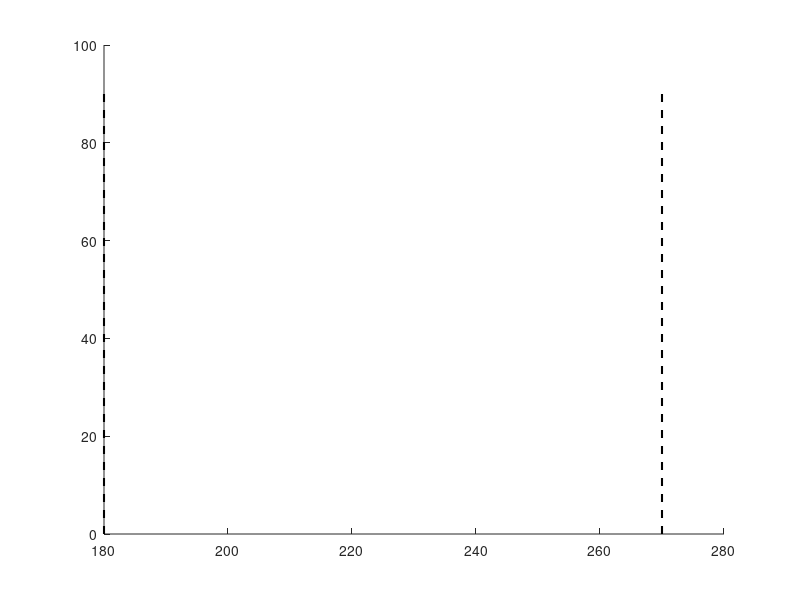

Here is the MATLAB script that generated this plot: (Note: this script raises an error after producing the figure.)
% Script that reproduces Figure 5 of Fulvio, Miao, & Rokers - "Head
% jitter enhances 3D motion perception" - Journal of Vision

%% Figure 5a: percentage target interceptions as a function of binned presented direction for the four levels of lag used in Experiment 2

load AllSubsBinnedInterceptionDataExp2.mat;
% 20 subjects, 4 levels of lag, 21 bins

binsize = 18; % deg
presentedAngleBinCenters = [0:binsize:360];

% some plotting parameters
markerFaceColor = [[112 191 65];[0 128 255];[255 38 0]; [101 67 33]]./255; % lag condition: 0 added lag (14 ms), 1 frame added (27 ms), 2 frames added (40 ms), random
markerEdgeLineWidth = 2;
lineWidth = 1.5;

figure,
hold on,

% start with all of the line elements in the plot 
plot([180 180],[0 90],'k--','LineWidth',lineWidth)
plot([270 270],[0 90],'k--','LineWidth',lineWidth)

for c=1:4
    errbar(presentedAngleBinCenters,avebinnedInterceptions(c,:),sembinnedInterceptions(c,:),'-','Color',markerFaceColor(c,:),'LineWidth',markerEdgeLineWidth)
    plot(presentedAngleBinCenters,avebinnedInterceptions(c,:),'-','LineWidth',markerEdgeLineWidth,'Color',markerFaceColor(c,:))
end

% add in the circular symbols
for c=1:4
    if c==2 || c==4
        plot(presentedAngleBinCenters,avebinnedInterceptions(c,:),'o','MarkerSize',10,'MarkerFaceColor','w','MarkerEdgeColor',markerFaceColor(c,:),'LineWidth',markerEdgeLineWidth) % use an open white symbol for fixed
    elseif c==1 || c==3
        plot(presentedAngleBinCenters,avebinnedInterceptions(c,:),'o','MarkerSize',10,'MarkerFaceColor',markerFaceColor(c,:),'MarkerEdgeColor',markerFaceColor(c,:),'LineWidth',markerEdgeLineWidth)
    end
end

grid off;
axis([-15 370 -5 100])
set(gca,'xtick', [0:90:360]);
set(gca,'ytick', [0:30:90]);
set(gca,'FontSize',18);
set(gca,'LineWidth',1.5)
set(gca,'TickDir','out');
xlabel('Presented direction (deg)')
ylabel('Target Interceptions (%)')
set(gcf,'Color','w');

% Statistical analysis of behavior
load GrandBehavioralDataTableExp2.mat

model = fitlme(dataTable, 'Interceptions ~ LagCondC + (BlockOrderC|Subject)'); 
disp(model) % displays estimated weights and t-stats and p-values associated with comparisons of 1 frame, 2 frame, and mixed lag conditions relative to 0 added lag condition - additional comparisons can be made by changing the reference lag
stats = anova(model) % provides summary F-statistics

%% Figure 5b: sensitivity (d') and bias (c) plots for the off, on, and lagged conditions 

% left plot: sensitivity (d')
load AllSubsdPrimeExp2.mat;

markerFaceColor = [[112 191 65];[0 128 255];[255 38 0]; [101 67 33]]./255; % lag condition: 0 added lag (14 ms), 1 frame added (27 ms), 2 frames added (40 ms), random
markerEdgeLineWidth = 2;
binsize = 15; % deg
presentedAngleBinCenters = [7.5:binsize:360];

% fdr correction comparing the zero added lag condition to the two added
% lags - no comparisons are significant, so the additional possible tests are not
% included here, but could be run using the same approach
for b=1:size(dprime_fortests,3)
    [h,p,ci,stats] = ttest(squeeze(dprime_fortests(1,:,b)),squeeze(dprime_fortests(2,:,b)),'tail','right');  % is sensitivity (d') larger in the zero added lag vs 1 frame added condition as hypothesized?
    binpvals(b) = p;
    
    [h,p,ci,stats] = ttest(squeeze(dprime_fortests(1,:,b)),squeeze(dprime_fortests(3,:,b)),'tail','right');  % is sensitivity (d') larger in the zero added lag vs 2 frames added condition as hypothesized?
    bintwopvals(b) = p;
end

[h, crit_p, adj_ci_cvrg, adj_p]=fdr_bh(binpvals); % default: alpha = 0.05 level
binhs = h;

[h, crit_p, adj_ci_cvrg, adj_p]=fdr_bh(binpvals,.1); % also check 0.1 level for trending when FDR-corrected
binhspt1 = h;

[h, crit_p, adj_ci_cvrg, adj_p]=fdr_bh(bintwopvals); % default: alpha = 0.05 level
bintwohs = h;

[h, crit_p, adj_ci_cvrg, adj_p]=fdr_bh(bintwopvals,.1); % also check 0.1 level for trending when FDR-corrected
bintwohspt1 = h;


% plotting
figure,
hold on,

% start with all the line-based details on the plot
for cc=1:4
    errbar(presentedAngleBinCenters(1:size(dprime_fortests,3)),avedprime(cc,:),semdprime(cc,:),'-','Color',markerFaceColor(cc,:),'LineWidth',markerEdgeLineWidth)
    plot(presentedAngleBinCenters(1:size(dprime_fortests,3)),avedprime(cc,:),'-','LineWidth',2,'Color',markerFaceColor(cc,:))
end

% add in the circular symbols
for cc=1:4
    if cc==2 || cc==4
        plot(presentedAngleBinCenters(1:size(dprime_fortests,3)),avedprime(cc,:),'o','MarkerSize',10,'MarkerFaceColor','w','MarkerEdgeColor',markerFaceColor(cc,:),'LineWidth',markerEdgeLineWidth)
    elseif cc==1 || cc==3
        plot(presentedAngleBinCenters(1:size(dprime_fortests,3)),avedprime(cc,:),'o','MarkerSize',10,'MarkerFaceColor',markerFaceColor(cc,:),'MarkerEdgeColor',markerFaceColor(cc,:),'LineWidth',markerEdgeLineWidth)
    end
end

% because there are no significant comparisons, there are no fdr-corrected
% significance symbols to add

grid off;
axis([-5 90 -.25 2.5])

set(gca,'xtick', [0:45:90]);
set(gca,'ytick', [0:.5:2.5]);
set(gca,'FontSize',18);
set(gca,'LineWidth',1.5)
set(gcf,'Color','w');
set(gca,'TickDir','out');
xlabel('Presented direction (deg)', 'FontSize', 18)
ylabel('Sensitivity (d-prime)', 'FontSize', 18)
axis square



% right plot: bias (c)
load AllSubsBiasExp2.mat;

% fdr correction comparing the zero added lag condition to the two added
% lags - only one comparison is trending, which we do not make much of, so the additional possible tests are not
% included here, but could be run using the same approach
for b=1:size(bias_fortests,3)
    [h,p,ci,stats] = ttest(squeeze(bias_fortests(1,:,b)),squeeze(bias_fortests(2,:,b)),'tail','left');  % is bias (c) smaller in the zero added lag vs 1 frame added condition as hypothesized?
    binpvals(b) = p;
    
    [h,p,ci,stats] = ttest(squeeze(bias_fortests(1,:,b)),squeeze(bias_fortests(3,:,b)),'tail','left');  % is bias (c) smaller in the zero added lag vs 2 frames added condition as hypothesized?
    bintwopvals(b) = p;    
end

[h, crit_p, adj_ci_cvrg, adj_p]=fdr_bh(binpvals); % default: alpha = 0.05 level
binhs = h;

[h, crit_p, adj_ci_cvrg, adj_p]=fdr_bh(binpvals,.1); % also check 0.1 level for trending when FDR-corrected
binhspt1 = h;

[h, crit_p, adj_ci_cvrg, adj_p]=fdr_bh(bintwopvals); % default: alpha = 0.05 level
bintwohs = h;

[h, crit_p, adj_ci_cvrg, adj_p]=fdr_bh(bintwopvals,.1); % also check 0.1 level for trending when FDR-corrected
bintwohspt1 = h;


% plotting
figure,
hold on,

% start with all the line-based details on the plot
for cc=1:4
    errbar(presentedAngleBinCenters(1:size(bias_fortests,3)),avebias(cc,:),sembias(cc,:),'-','Color',markerFaceColor(cc,:),'LineWidth',markerEdgeLineWidth)
    plot(presentedAngleBinCenters(1:size(bias_fortests,3)),avebias(cc,:),'-','LineWidth',2,'Color',markerFaceColor(cc,:))
end

% add in the circular symbols
for cc=1:4
    if cc==2 || cc==4
        plot(presentedAngleBinCenters(1:size(bias_fortests,3)),avebias(cc,:),'o','MarkerSize',10,'MarkerFaceColor','w','MarkerEdgeColor',markerFaceColor(cc,:),'LineWidth',markerEdgeLineWidth)
    elseif cc==1 || cc==3
        plot(presentedAngleBinCenters(1:size(bias_fortests,3)),avebias(cc,:),'o','MarkerSize',10,'MarkerFaceColor',markerFaceColor(cc,:),'MarkerEdgeColor',markerFaceColor(cc,:),'LineWidth',markerEdgeLineWidth)
    end
end

% add fdr-corrected significance symbols - 1 comparison out trending for
% one bin in the zero lag vs. 1 frame added test
for b=1:size(bias_fortests,3)
    if binhs(b)==1 % filled symbols for < .05 level
        plot(presentedAngleBinCenters(b),.65,'ks','MarkerFaceColor','k','MarkerSize',8,'LineWidth',1.5)
    elseif binhspt1(b)==1 % open symbols for < .1 level
        plot(presentedAngleBinCenters(b),.65,'ks','MarkerFaceColor','w','MarkerSize',8,'LineWidth',1.5)
    end
end

grid off;
axis([-5 90 -.1 .7])

set(gca,'xtick', [0:45:90]);
set(gca,'ytick', [-.2:.2:.6]);
set(gca,'FontSize',18);
set(gca,'LineWidth',1.5)
set(gcf,'Color','w');
set(gca,'TickDir','out');
xlabel('Presented direction (deg)', 'FontSize', 18)
ylabel('Bias (c)', 'FontSize', 18)
axis square




%% Figure 5c: head jitter as a function of the three head-tracking conditions

load AllSubsHeadJitterExp2.mat;
% for plotting purposes, we load median head jitter for 17 subjects (data from 3 had to be omitted due to excessive tracking
% errors) x 4 lag conditions
% for statistical purposes, we load the larger data table containing the
% head jitter for each trial on which it could be reliably measured for each subject for each condition with block
% order information included

% left plot: Average median 3D translational head jitter
% plotting parameters
barColor =  [[112 191 65];[0 128 255];[255 38 0]; [101 67 33]]./255; 
lineWidth = 1.5;
barWidth = 0.1;
fontSize = 18;

nSubs = size(Med_Trans_AllSubs,1);

figure,
hold on,

bar(.4,mean(Med_Trans_AllSubs(:,1)), barWidth, 'FaceColor',barColor(1,:),'LineWidth',lineWidth) % zeros frames added (14 ms)
errbar(.4,mean(Med_Trans_AllSubs(:,1)),std(Med_Trans_AllSubs(:,1))/sqrt(nSubs),'k-','LineWidth',lineWidth)
bar(.6,mean(Med_Trans_AllSubs(:,2)), barWidth, 'FaceColor',barColor(2,:),'LineWidth',lineWidth) % 1 frame added (27 ms)
errbar(.6,mean(Med_Trans_AllSubs(:,2)),std(Med_Trans_AllSubs(:,2))/sqrt(nSubs),'k-','LineWidth',lineWidth)
bar(.8,mean(Med_Trans_AllSubs(:,3)), barWidth, 'FaceColor',barColor(3,:),'LineWidth',lineWidth) % 2 frames added (40 ms)
errbar(.8,mean(Med_Trans_AllSubs(:,3)),std(Med_Trans_AllSubs(:,3))/sqrt(nSubs),'k-','LineWidth',lineWidth)
bar(1,mean(Med_Trans_AllSubs(:,4)), barWidth, 'FaceColor',barColor(4,:),'LineWidth',lineWidth) % random/mixed lag condition
errbar(1,mean(Med_Trans_AllSubs(:,4)),std(Med_Trans_AllSubs(:,4))/sqrt(nSubs),'k-','LineWidth',lineWidth)

axis([0.2 1.2 0 8]) 

grid off;
axis square;

set(gca,'FontSize',fontSize);
set(gca,'LineWidth',1.5)
set(gca,'ytick', [0:2:6])
set(gca,'xtick',[.4 .6 .8 1])
set(gca,'xticklabel',{'14','27','40','mixed'});
set(gca,'TickDir','out');
ylabel('Translational jitter (mm)')
xlabel('Lag Condition')
set(gcf,'Color','w');

% statistical analysis - linear mixed effects model that includes block
% order by subject as a random variable
model = fitlme(dataTableTranslationJitterExp2, 'TranslationJitter ~ LagCondC + (BlockOrderC|Subject)'); 
disp(model) % displays estimated weights and t-stats and p-values associated with comparisons of 1 frame, 2 frame, and mixed lag conditions relative to 0 added lag condition - additional comparisons can be made by changing the reference lag
stats = anova(model) % provides summary F-statistics


% right plot: Average median 3D rotational head jitter
% plotting parameters
barColor = [[112 191 65];[0 128 255];[255 38 0]; [101 67 33]]./255; 
lineWidth = 1.5;
barWidth = 0.1;
fontSize = 18;

nSubs = size(Med_Rot_AllSubs,1);

figure,
hold on,

bar(.4,mean(Med_Rot_AllSubs(:,1)), barWidth, 'FaceColor',barColor(1,:),'LineWidth',lineWidth) % zeros frames added (14 ms)
errbar(.4,mean(Med_Rot_AllSubs(:,1)),std(Med_Rot_AllSubs(:,1))/sqrt(nSubs),'k-','LineWidth',lineWidth)
bar(.6,mean(Med_Rot_AllSubs(:,2)), barWidth, 'FaceColor',barColor(2,:),'LineWidth',lineWidth) % 1 frame added (27 ms)
errbar(.6,mean(Med_Rot_AllSubs(:,2)),std(Med_Rot_AllSubs(:,2))/sqrt(nSubs),'k-','LineWidth',lineWidth)
bar(.8,mean(Med_Rot_AllSubs(:,3)), barWidth, 'FaceColor',barColor(3,:),'LineWidth',lineWidth) % 2 frames added (40 ms)
errbar(.8,mean(Med_Rot_AllSubs(:,3)),std(Med_Rot_AllSubs(:,3))/sqrt(nSubs),'k-','LineWidth',lineWidth)
bar(1,mean(Med_Rot_AllSubs(:,4)), barWidth, 'FaceColor',barColor(4,:),'LineWidth',lineWidth) % random/mixed lag condition
errbar(1,mean(Med_Rot_AllSubs(:,4)),std(Med_Rot_AllSubs(:,4))/sqrt(nSubs),'k-','LineWidth',lineWidth)

axis([0.2 1.2 0 125]) 

grid off;
axis square;

set(gca,'FontSize',fontSize);
set(gca,'LineWidth',1.5)
set(gca,'ytick', [0:25:100])
set(gca,'xtick',[.4 .6 .8 1])
set(gca,'xticklabel',{'14','27','40','mixed'});
set(gca,'TickDir','out');
ylabel('Rotational jitter (arcmin)')
xlabel('Viewing Condition')
set(gcf,'Color','w');

% statistical analysis - linear mixed effects model that includes block
% order by subject as a random variable
model = fitlme(dataTableRotationJitterExp2, 'RotationJitter ~ LagCondC + (BlockOrderC|Subject)'); 
disp(model) % displays estimated weights and t-stats and p-values associated with comparisons of 1 frame, 2 frame, and mixed lag conditions relative to 0 added lag condition - additional comparisons can be made by changing the reference lag
stats = anova(model) % provides summary F-statistics
